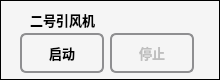
  <widget class="QFrame" name="frame_11">
   <property name="geometry">
    <rect>
     <x>1152</x>
     <y>1024</y>
     <width>220</width>
     <height>80</height>
    </rect>
   </property>
   <property name="sizePolicy">
    <sizepolicy hsizetype="Fixed" vsizetype="Preferred">
     <horstretch>0</horstretch>
     <verstretch>0</verstretch>
    </sizepolicy>
   </property>
   <property name="minimumSize">
    <size>
     <width>220</width>
     <height>80</height>
    </size>
   </property>
   <property name="styleSheet">
    <string notr="true">background-color: rgb(245, 245, 245);</string>
   </property>
   <property name="frameShape">
    <enum>QFrame::Box</enum>
   </property>
   <property name="frameShadow">
    <enum>QFrame::Plain</enum>
   </property>
   <widget class="QLabel" name="label_35">
    <property name="geometry">
     <rect>
      <x>30</x>
      <y>10</y>
      <width>80</width>
      <height>20</height>
     </rect>
    </property>
    <property name="font">
     <font>
      <pointsize>10</pointsize>
      <weight>75</weight>
      <bold>true</bold>
     </font>
    </property>
    <property name="text">
     <string>二号引风机</string>
    </property>
   </widget>
   <widget class="QLabel" name="fan_two_state_label">
    <property name="geometry">
     <rect>
      <x>130</x>
      <y>10</y>
      <width>45</width>
      <height>20</height>
     </rect>
    </property>
    <property name="text">
     <string/>
    </property>
    <property name="alignment">
     <set>Qt::AlignCenter</set>
    </property>
   </widget>
   <widget class="QPushButton" name="startFanTwoButton">
    <property name="geometry">
     <rect>
      <x>20</x>
      <y>33</y>
      <width>84</width>
      <height>40</height>
     </rect>
    </property>
    <property name="font">
     <font>
      <pointsize>10</pointsize>
      <weight>75</weight>
      <bold>true</bold>
     </font>
    </property>
    <property name="styleSheet">
     <string notr="true">QPushButton {
    border: 2px solid #8f8f91;
    border-radius: 6px;
    background-color: qlineargradient(x1: 0, y1: 0, x2: 0, y2: 1,
                                      stop: 0 #f6f7fa, stop: 1 #dadbde);
    min-width: 80px;
}

QPushButton:pressed {
    background-color: qlineargradient(x1: 0, y1: 0, x2: 0, y2: 1,
                                      stop: 0 #dadbde, stop: 1 #f6f7fa);
}

QPushButton:flat {
    border: none; /* no border for a flat push button */
}

QPushButton:default {
    border-color: navy; /* make the default button prominent */
}</string>
    </property>
    <property name="text">
     <string>启动</string>
    </property>
    <property name="flat">
     <bool>false</bool>
    </property>
   </widget>
   <widget class="QPushButton" name="stopFanTwoButton">
    <property name="enabled">
     <bool>false</bool>
    </property>
    <property name="geometry">
     <rect>
      <x>110</x>
      <y>33</y>
      <width>84</width>
      <height>40</height>
     </rect>
    </property>
    <property name="font">
     <font>
      <pointsize>10</pointsize>
      <weight>75</weight>
      <bold>true</bold>
     </font>
    </property>
    <property name="styleSheet">
     <string notr="true">QPushButton {
    border: 2px solid #8f8f91;
    border-radius: 6px;
    background-color: qlineargradient(x1: 0, y1: 0, x2: 0, y2: 1,
                                      stop: 0 #f6f7fa, stop: 1 #dadbde);
    min-width: 80px;
}

QPushButton:pressed {
    background-color: qlineargradient(x1: 0, y1: 0, x2: 0, y2: 1,
                                      stop: 0 #dadbde, stop: 1 #f6f7fa);
}

QPushButton:flat {
    border: none; /* no border for a flat push button */
}

QPushButton:default {
    border-color: navy; /* make the default button prominent */
}</string>
    </property>
    <property name="text">
     <string>停止</string>
    </property>
    <property name="flat">
     <bool>false</bool>
    </property>
   </widget>
  </widget>
